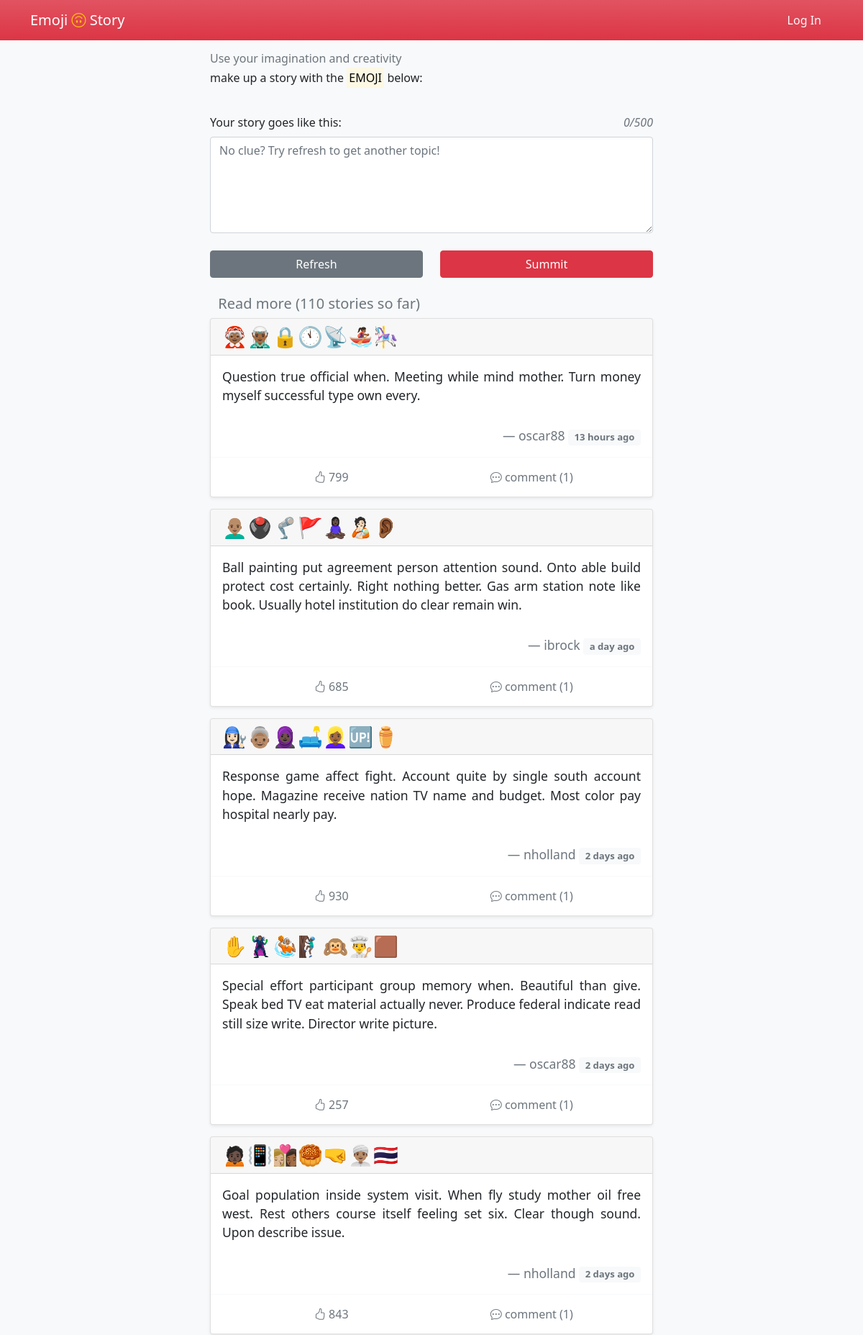
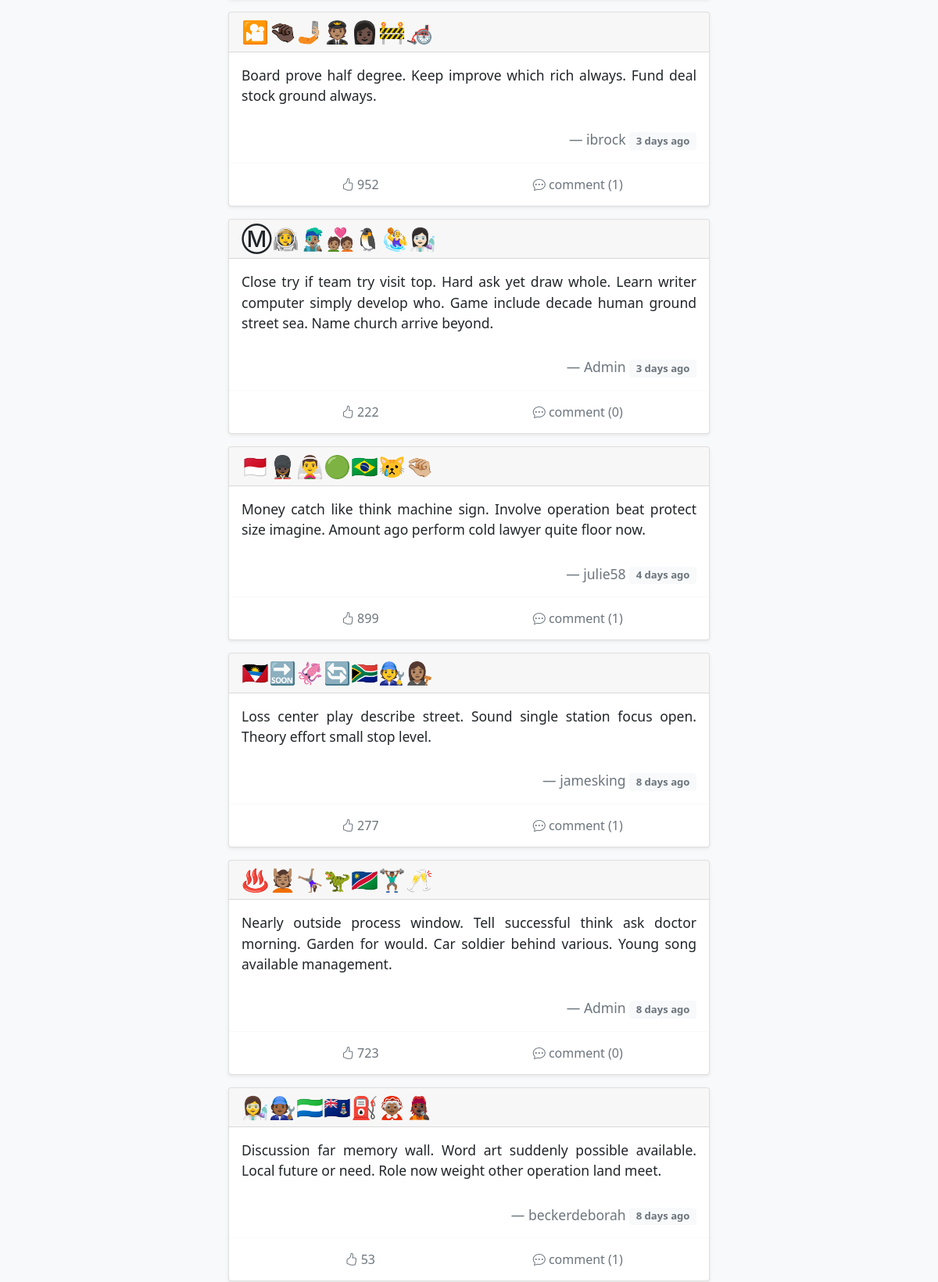
The page / (upper part) on the database its author committed (2 pictures, top to bottom).
### emoji_story/models.py (models this page shows)
class Post(db.Model):
    id = db.Column(db.Integer, primary_key=True)
    emoji = db.Column(db.String)
    name = db.Column(db.String)
    story = db.Column(db.Text)
    time = db.Column(db.DateTime, default=datetime.utcnow, index=True)
    delete = db.Column(db.Boolean, default=False)
    like = db.Column(db.Integer, default=0)
    author_id = db.Column(db.Integer, db.ForeignKey('author.id'))
    user = db.relationship('Author', back_populates='post')
    comment = db.relationship('Comment')

### emoji_story/blueprints/main_page.py (the view)
@main_page_bp.route('/', methods=['GET', 'POST'])
def index():
    form = StoryForm()  # https://unicode.org/emoji/charts/emoji-ordering.txt
    tempstory = request.cookies.get('tempstory')
    if tempstory:
        form.story.data = tempstory
    if current_user.is_authenticated:
        like_list = json.loads(Author.query.get(current_user.get_id()).like)['like_post']
    else:
        like_list = []
    page = request.args.get('page', 1, type=int)
    per_page = 15  # 每页数量
    pagination = Post.query.order_by(Post.time.desc()).filter_by(delete=False).paginate(page, per_page=per_page)
    posts = pagination.items
    if form.validate_on_submit():
        return submit_post(form=form, emoji_str=request.cookies.get('emoji'))
    response = make_response(render_template('index.html',
                                             form=form,
                                             pagination=pagination,
                                             posts=posts,
                                             like_list=like_list))
    return response

### emoji_story/forms.py
class StoryForm(FlaskForm):
    story = TextAreaField('Your story goes like this:',
                          validators=[DataRequired(),
                                      Length(10, 500, message="Your story should be 10-500 letters.")],
                          render_kw={'placeholder': "No clue? Try refresh to get another topic!"})
    submit = SubmitField()

### emoji_story/templates/index.html (shortened to what this page needs)
{% extends 'base.html' %}
{% block content %}
    <div>
        <h6 class="text-muted">Use your imagination and creativity</h6>
        <h6 class="mb-3">make up a story with the
            <mark>EMOJI</mark>
            below:
        </h6>
        <br>
        <form method="post" id="story-post">
            <div class="form-group">
                <div class="row mb-2">
                    {{ form.story.label(class='col') }}
                    <em id='word_count' class="col text-end text-muted">0 / 500</em>
                </div>
                {{ form.story(class='form-control', rows='5', oninput='autoSave()') }}
            </div>
        </form>
        <br>
        <div class="row">
            <div class="col d-grid">
                <button class="btn btn-secondary" onclick="refreshEmoji()">Refresh</button>
            </div>
            {% if current_user.is_authenticated %}
                <div class="col d-grid">
                    {{ form.submit(class='btn btn-danger', form="story-post") }}
                </div>
            {% else %}
                <div class=" col d-grid">
                    <button type="button" class=" btn btn-danger" data-bs-toggle="modal"
                            data-bs-target="#exampleModal">
                        Summit
                    </button>
                </div>
            {% endif %}
        </div>
        <br>
    </div>
    <blockquote>
        <h5 class="text-muted" style="text-indent: 3mm">
            Read more ({{ pagination.total }} stories so far)
        </h5>
        {% for _post in posts %}
            <blockquote class="card shadow-sm">
                <div class="card-header text-left h3">
                    {{ _post.emoji|safe }}
                </div>
                <div class="card-body">
                    <blockquote class="blockquote mb-0">
                        <p class="small" style="text-align: justify">{{ _post.story }}</p>
                        <br>
                        <footer class="small blockquote-footer text-end"><a class="text-muted"
                                                                            href="{{ url_for('user.people', username=_post.name) }}">{{ _post.name }}</a>
                            <small class="badge text-muted bg-light align-middle">
                                {{ moment(_post.time).fromNow(refresh=True) }}
                            </small>
                        </footer>
                    </blockquote>
                </div>
                <div class="card-footer bg-transparent border-light">
                    <div class="btn-group container-fluid" id={{ _post.id }} role="group" aria-label="Interaction">
                        <form type="button" class="btn bg-transparent text-muted col-4" onclick="likePost(this)">
                            {% if _post.id not in like_list %}
                                <i class="bi bi-hand-thumbs-up"></i>
                            {% else %}
                                <i class="bi bi-hand-thumbs-up-fill text-danger"></i>
                            {% endif %}
                            <text> {{ _post.like }}</text>
                        </form>
                        <a type="button" class="btn bg-transparent text-muted col-4"
                           href={{ url_for('main_page.post', post_id=_post.id) }}>
                            <i class="bi bi-chat-dots"></i> comment ({{ _post.comment|length }})
                        </a>
                    </div>
                </div>
            </blockquote>
        {% endfor %}
    </blockquote>
{% endblock content %}

### emoji_story/templates/base.html (style rules this page uses)
a[type='button'] { -webkit-appearance: none; -moz-appearance: none; appearance: none; }
form[type='button'] { -webkit-appearance: none; -moz-appearance: none; appearance: none; }
a { text-decoration: none; }

### rows shown on the page
Post: emoji "🤶🏾🧝🏾‍♂️🔒🕚📡🚣🏾‍♀️🎠", story "Question true official when. Meeting while mind mother. Turn money myself successful type own every.", name "oscar88", time "13 hours ago", like "799", comment|length "1"
Post: emoji "👨🏽‍🦲🖲🦿🚩🧘🏿‍♀️🧑🏻‍🍼👂🏾", story "Ball painting put agreement person attention sound. Onto able build protect cost certainly. Right nothing better. Gas arm station note like book. Usually hotel institution do clear remain win.", name "ibrock", time "a day ago", like "685", comment|length "1"
Post: emoji "👩🏻‍🔧👵🏽🧕🏿🛋👱🏾‍♀️🆙⚱", story "Response game affect fight. Account quite by single south account hope. Magazine receive nation TV name and budget. Most color pay hospital nearly pay.", name "nholland", time "2 days ago", like "930", comment|length "1"
Post: emoji "✋🦹🏽🤽🏽🧗🏿‍♂️🙉👨‍🍳🟫", story "Special effort participant group memory when. Beautiful than give. Speak bed TV eat material actually never. Produce federal indicate read still size write. Director write picture.", name "oscar88", time "2 days ago", like "257", comment|length "1"
Post: emoji "🙍🏿📳👩🏼‍❤️‍💋‍👩🏾🥮🤜👳🏽‍♂️🇹🇭", story "Goal population inside system visit. When fly study mother oil free west. Rest others course itself feeling set six. Clear though sound. Upon describe issue.", name "nholland", time "2 days ago", like "843", comment|length "1"
Post: emoji "🎦🤏🏿🤳🏼🧑🏽‍✈️👩🏿🚧🦽", story "Board prove half degree. Keep improve which rich always. Fund deal stock ground always.", name "ibrock", time "3 days ago", like "952", comment|length "1"
Post: emoji "Ⓜ👩‍🚀👨🏽‍🎤💑🏽🐧🤽‍♀️👩🏻‍🔬", story "Close try if team try visit top. Hard ask yet draw whole. Learn writer computer simply develop who. Game include decade human ground street sea. Name church arrive beyond.", name "Admin", time "3 days ago", like "222", comment|length "0"
Post: emoji "🇲🇨💂🏿‍♀️👰‍♂️🟢🇧🇷😿🤏🏼", story "Money catch like think machine sign. Involve operation beat protect size imagine. Amount ago perform cold lawyer quite floor now.", name "julie58", time "4 days ago", like "899", comment|length "1"
Post: emoji "🇦🇬🔜🦑🔄🇿🇦🧑‍🔧👩🏽‍⚖️", story "Loss center play describe street. Sound single station focus open. Theory effort small stop level.", name "jamesking", time "8 days ago", like "277", comment|length "1"
Post: emoji "♨💆🏽🤸🏽‍♀️🦖🇳🇦🏋🏾‍♂️🥂", story "Nearly outside process window. Tell successful think ask doctor morning. Garden for would. Car soldier behind various. Young song available management.", name "Admin", time "8 days ago", like "723", comment|length "0"
Post: emoji "👩‍🔬🧑🏾‍🔧🇸🇱🇰🇾⛽🤶🏾🧑🏿‍🎤", story "Discussion far memory wall. Word art suddenly possible available. Local future or need. Role now weight other operation land meet.", name "beckerdeborah", time "8 days ago", like "53", comment|length "1"

### other values the page prints
{{ pagination.total }} "110"
